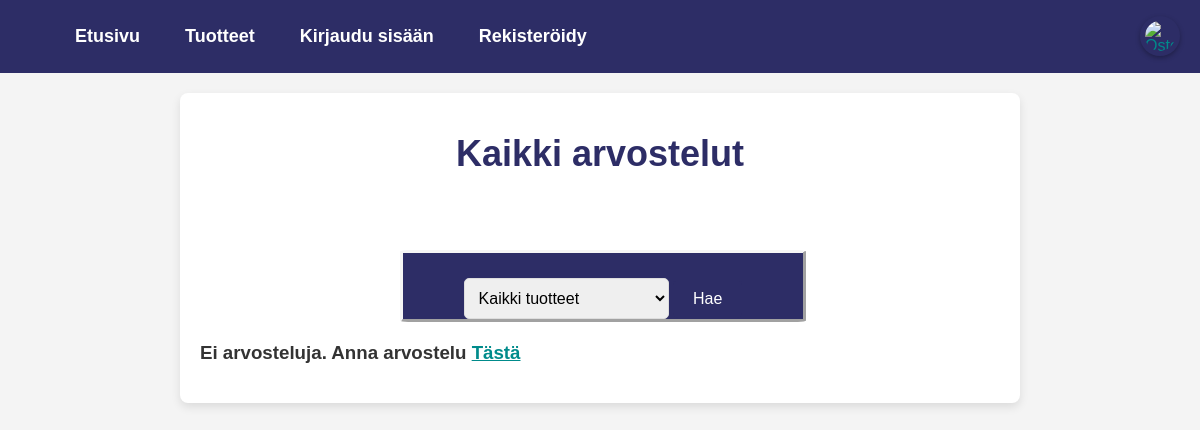
The app's page /index.php?page=arvosteluSivu, older data.
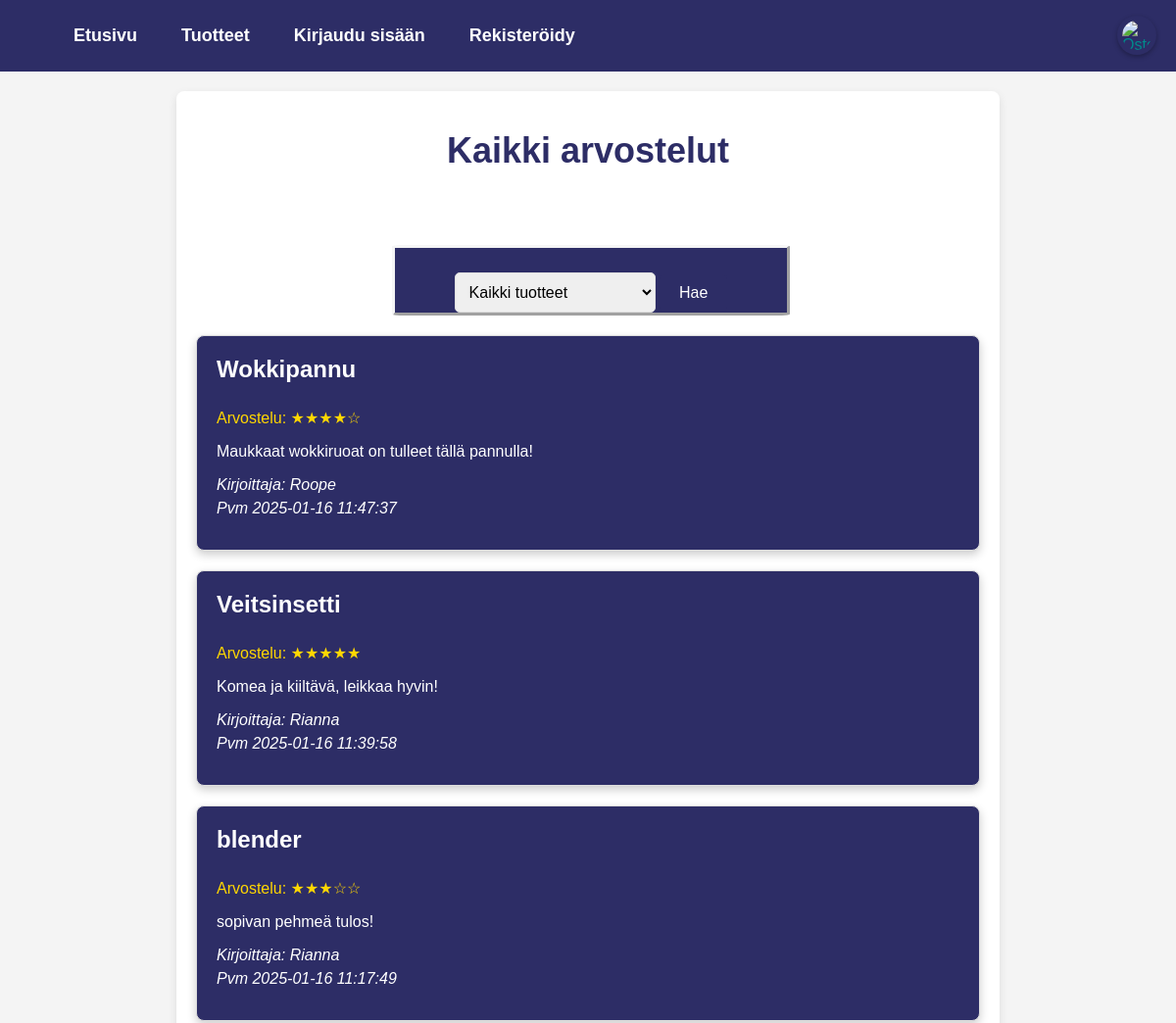
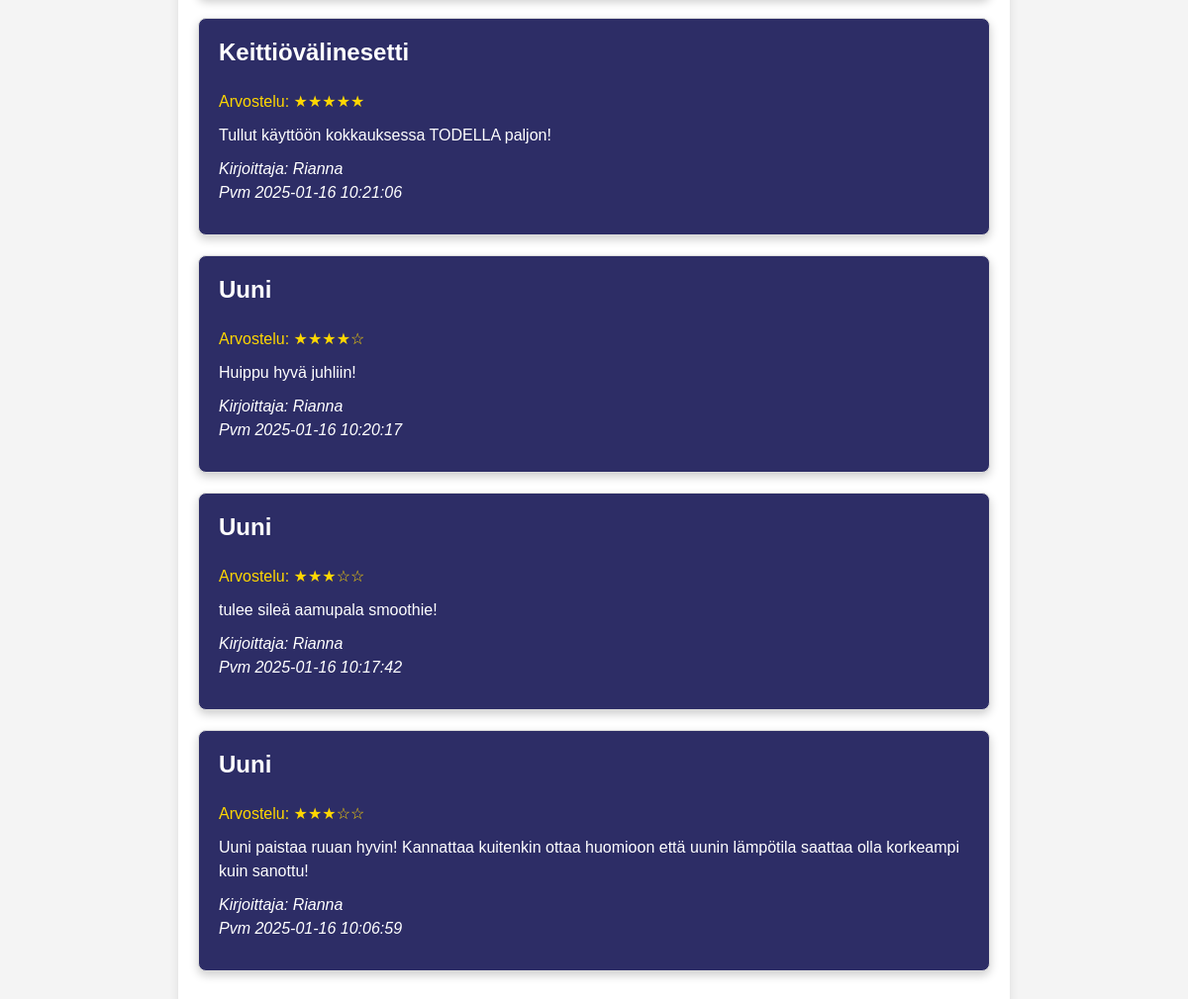
The same page, newer data (2 pictures, top to bottom).
### tables this page shows
CREATE TABLE `arvostelut` (
  `id` int(11) NOT NULL,
  `tuote_id` int(11) NOT NULL,
  `nimi` varchar(255) NOT NULL,
  `sähköposti` varchar(255) NOT NULL,
  `otsikko` varchar(255) NOT NULL,
  `kommentti` text NOT NULL,
  `tähtiarvostelu` int(1) NOT NULL,
  `luotu` timestamp NOT NULL DEFAULT current_timestamp(),
  `arvosana` int(11) NOT NULL
);

### arvosteluSivu.php (the view, shortened to what this page needs)
<?php
try {
    $dsn = "mysql:host=" . DB_HOST . ";dbname=" . DB_DATABASE . ";charset=utf8";
    $pdo = new PDO($dsn, DB_USER, DB_PASSWORD);
    $pdo->setAttribute(PDO::ATTR_ERRMODE, PDO::ERRMODE_EXCEPTION);
    $pdo->setAttribute(PDO::ATTR_DEFAULT_FETCH_MODE, PDO::FETCH_ASSOC);
    $pdo->setAttribute(PDO::ATTR_EMULATE_PREPARES, false);
} catch (PDOException $e) {
    die('Database connection failed: ' . $e->getMessage());
}
try {
    $stmt = $pdo->prepare("SELECT id, nimi FROM tuotteet");
    $stmt->execute();
} catch (PDOException $e) {
    echo '<p class="error">Error fetching products: ' . $e->getMessage() . '</p>';
    $products = [];
}
$product_id = isset($_GET['product_id']) ? $_GET['product_id'] : null;
try {
    if ($product_id) {
        $stmt = $pdo->prepare("SELECT * FROM arvostelut WHERE tuote_id = :product_id ORDER BY luotu DESC");
        $stmt->bindParam(':product_id', $product_id);
    } else {
        $stmt = $pdo->prepare("SELECT * FROM arvostelut ORDER BY luotu DESC");
    }
    $stmt->execute();
    $reviews = $stmt->fetchAll();
} catch (PDOException $e) {
    echo '<p class="error">Error fetching reviews: ' . $e->getMessage() . '</p>';
    $reviews = [];
}
?>
<!DOCTYPE html>
<html lang="en">
<head>
</head>
<body>
    <div class="review-container">
        <h1>Kaikki arvostelut</h1>
        <div class="product-filter">
        <form method="GET" action="index.php">
    <select name="product_id" id="product_id" class="product-select">
        <option value="">Kaikki tuotteet</option>
    </select>
    <button type="submit">Hae</button>
</form>
        </div>
        <?php if (empty($reviews)): ?>
            <h3>Ei arvosteluja. Anna arvostelu <a   href="index.php?page=lisaaArvostelu">Tästä</a></h3>
        <?php else: ?>
            <?php foreach ($reviews as $review): ?>
                <div class="review">
                    <h3><?= htmlspecialchars($review['otsikko']) ?></h3>
                    <p class="rating">Arvostelu:
                        <?php
                        for ($i = 1; $i <= 5; $i++) {
                            if ($i <= $review['tähtiarvostelu']) {
                                echo '★';
                            } else {
                                echo '☆';
                            }
                        }
                        ?>
                    </p>
                    <p><?= nl2br(htmlspecialchars($review['kommentti'])) ?></p>
                    <p><em>Kirjoittaja: <?= htmlspecialchars($review['nimi']) ?>
                    <br>
                    Pvm <?= $review['luotu'] ?></em></p>
                </div>
            <?php endforeach; ?>
        <?php endif; ?>
    </div>
</body>
</html>

Row changes from the older to the newer data that the page shows:
added arvostelut: otsikko "Wokkipannu", tähtiarvostelu 4 (drawn), kommentti "Maukkaat wokkiruoat on tulleet tällä pannulla!", nimi "Roope", luotu "2025-01-16 11:47:37"
added arvostelut: otsikko "Veitsinsetti", tähtiarvostelu 5 (drawn), kommentti "Komea ja kiiltävä, leikkaa hyvin!", nimi "Rianna", luotu "2025-01-16 11:39:58"
added arvostelut: otsikko "blender", tähtiarvostelu 3 (drawn), kommentti "sopivan pehmeä tulos!", nimi "Rianna", luotu "2025-01-16 11:17:49"
added arvostelut: otsikko "Keittiövälinesetti", tähtiarvostelu 5 (drawn), kommentti "Tullut käyttöön kokkauksessa TODELLA paljon!", nimi "Rianna", luotu "2025-01-16 10:21:06"
added arvostelut: otsikko "Uuni", tähtiarvostelu 4 (drawn), kommentti "Huippu hyvä juhliin!", nimi "Rianna", luotu "2025-01-16 10:20:17"
added arvostelut: otsikko "Uuni", tähtiarvostelu 3 (drawn), kommentti "tulee sileä aamupala smoothie!", nimi "Rianna", luotu "2025-01-16 10:17:42"
added arvostelut: otsikko "Uuni", tähtiarvostelu 3 (drawn), kommentti "Uuni paistaa ruuan hyvin! Kannattaa kuitenkin ottaa huomioon että uunin lämpötila saattaa olla korkeampi kuin sanottu!", nimi "Rianna", luotu "2025-01-16 10:06:59"
Text that changed along with them:
text no longer shown: "Ei arvosteluja. Anna arvostelu Tästä"
